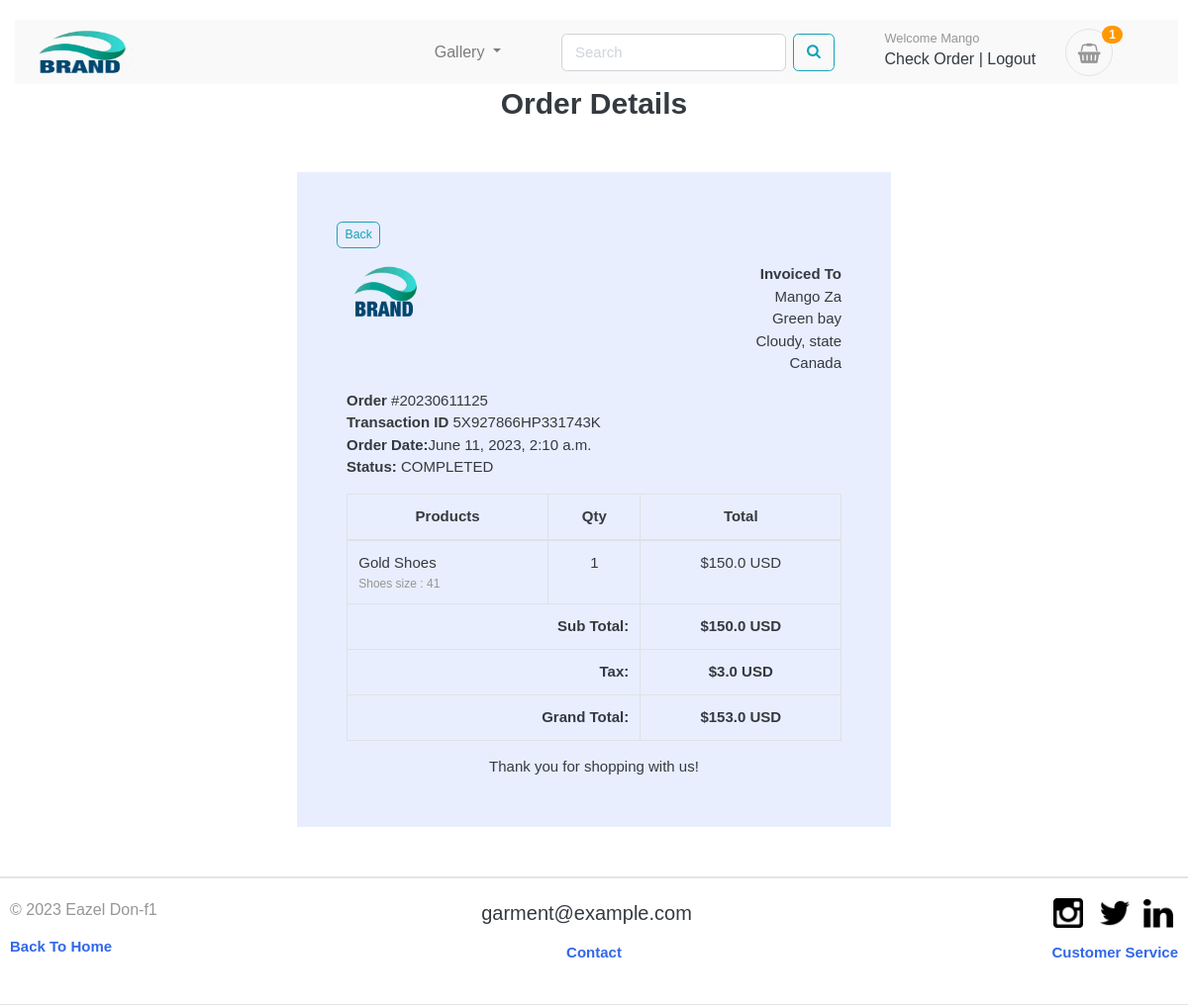
The page /accounts/order_detail/20230611125/ (signed in) on the database its author committed.
### accounts/models.py (models this page shows, shortened)
class Account(AbstractBaseUser):
   first_name       = models.CharField(max_length=50)
   last_name        = models.CharField(max_length=50)
   username         = models.CharField(max_length=50, unique=True)
   email            = models.CharField(max_length=50, unique=True)
   phone_number     = models.CharField(max_length=50)
   date_joined      = models.DateTimeField(auto_now_add=True)
   last_login       = models.DateTimeField(auto_now_add=True)
   is_admin         = models.BooleanField(default=False)
   is_staff         = models.BooleanField(default=False)
   is_active        = models.BooleanField(default=False)
   is_superadmin         = models.BooleanField(default=False)
   USERNAME_FIELD ='email'
   REQUIRED_FIELDS = ['username', 'first_name', 'last_name']
   objects = MyAccountManager()

### orders/models.py (models this page shows, shortened)
class Order(models.Model):
    STATUS = (
        ('New', 'New'),
        ('Accepted', 'Accepted'),
        ('Completed', 'Completed'),
        ('Cancelled', 'Cancelled'),
    )
    user = models.ForeignKey(Account, on_delete=models.SET_NULL, null=True)
    payment = models.ForeignKey(Payment, on_delete=models.SET_NULL, blank=True, null=True)
    order_number = models.CharField(max_length=20)
    first_name = models.CharField(max_length=50)
    last_name = models.CharField(max_length=50)
    phone = models.CharField(max_length=15)
    email = models.EmailField(max_length=50)
    address_line_1 = models.CharField(max_length=50)
    address_line_2 = models.CharField(max_length=50, blank=True)
    country = models.CharField(max_length=50)
    state = models.CharField(max_length=50)
    city = models.CharField(max_length=50)
    order_note = models.CharField(max_length=100, blank=True)
    order_total = models.FloatField()
    tax = models.FloatField()
    status = models.CharField(max_length=10, choices=STATUS, default='New')
    ip = models.CharField(blank=True, max_length=20)
    is_ordered = models.BooleanField(default=False)
    created_at = models.DateTimeField(auto_now_add=True)
    updated_at = models.DateTimeField(auto_now=True)
    def full_name(self):
        return f'{self.first_name} {self.last_name}'
    def full_address(self):
        return f'{self.address_line_1} {self.address_line_2}'

class Payment(models.Model):
    user = models.ForeignKey(Account, on_delete=models.CASCADE)
    payment_id = models.CharField(max_length=100)
    payment_method = models.CharField(max_length=100)
    amount_paid = models.CharField(max_length=100) # this a the total amount paid
    status = models.CharField(max_length=100)
    created_at = models.CharField(max_length=100)

class OrderProduct(models.Model):
    order = models.ForeignKey(Order, on_delete=models.CASCADE)
    payment = models.ForeignKey(Payment, on_delete=models.SET_NULL, blank=True, null=True)
    user = models.ForeignKey(Account, on_delete=models.CASCADE)
    product = models.ForeignKey(Product, on_delete=models.CASCADE)
    variations = models.ManyToManyField(Variation, blank=True)
    quantity = models.IntegerField()
    product_price = models.FloatField()
    ordered = models.BooleanField(default=False)
    created_at = models.DateTimeField(auto_now_add=True)
    updated_at = models.DateTimeField(auto_now=True)

### store/models.py (models this page shows, shortened)
class Product(models.Model):
    product_name = models.CharField(max_length=200, unique=True)
    slug = models.SlugField(max_length=200, unique=True)
    description = models.TextField(max_length=500, blank=True)
    price = models.IntegerField()
    images = models.ImageField(upload_to='photos/products')
    stock = models.IntegerField()
    is_available = models.BooleanField(default=True)
    category = models.ForeignKey(Category, on_delete=models.CASCADE)
    created_date = models.DateTimeField(auto_now_add=True)
    modified_date = models.DateTimeField(auto_now=True)

class Variation(models.Model):
    product = models.ForeignKey(Product, on_delete=models.CASCADE)
    variation_category = models.CharField(
        max_length=100, choices=variation_category_choice)
    variation_value = models.CharField(max_length=100,)
    is_active = models.BooleanField(default=100,)
    created_date = models.DateTimeField(auto_now=True)
    objects = VariationManager()

### accounts/views.py (the view)
# urls.py: path('order_detail/<int:order_id>/', views.order_detail, name='order_detail'),
@login_required(login_url='login')
def order_detail(request, order_id):
    order_detail = OrderProduct.objects.filter(order__order_number=order_id)
    order = Order.objects.get(order_number=order_id)
    subtotal = 0
    for i in order_detail:
        subtotal += i.product_price * i.quantity
    context = {
        'order_detail': order_detail,
        'order': order,
        'subtotal': subtotal,
    }
    return render(request, 'accounts/order_detail.html', context)

### templates/accounts/order_detail.html
{% extends 'base.html' %}
{% load static %}
{% block content %}
<h2 class="text-center">Order Details</h2>
<div class="container" style="margin: 0 auto;width: 50%;padding: 50px;background:rgb(49 103 235 / 11%);margin-top: 50px;margin-bottom: 50px;">
    <div class="row invoice row-printable">
        <a href="{% url 'my_orders' %}" class="btn btn-sm btn-outline-info mb-3">Back </a>
        <div class="col-md-12">
            <div class="panel panel-default plain" id="dash_0">
                <div class="panel-body p30">
                    <div class="row">
                        <div class="col-lg-6">
                            <div class="invoice-logo"><img src="{% static 'images/brand-11.png' %}" alt="Invoice logo" style="width:30%; height:40%;"></div>
                        </div>
                        <div class="col-lg-6">
                            <div class="invoice-from">
                                <ul class="list-unstyled text-right">
                                    <li><strong>Invoiced To</strong></li>
                                    <li>{{order.full_name}}</li>
                                    <li>{{order.full_address}}</li>
                                    <li>{{order.city}}, {{order.state}}</li>
                                    <li>{{order.country}}</li>
                                </ul>
                            </div>
                        </div>
                        <div class="col-lg-12">
                            <div class="invoice-details mt25">
                                <div class="well">
                                    <ul class="list-unstyled mb0">
                                        <li><strong>Order</strong> #{{order.order_number}}</li>
                                        <li><strong>Transaction ID</strong> {{order.payment.payment_id}}</li>
                                        <li><strong>Order Date:</strong>{{order.created_at}}</li>
                                        <li><strong>Status:</strong> {{order.payment.status}}</li>
                                    </ul>
                                </div>
                            </div>
                            <div class="invoice-items">
                                <div class="table-responsive" style="overflow: hidden; outline: none;" tabindex="0">
                                    <table class="table table-bordered">
                                        <thead>
                                            <tr>
                                                <th class="per70 text-center">Products</th>
                                                <th class="per5 text-center">Qty</th>
                                                <th class="per25 text-center">Total</th>
                                            </tr>
                                        </thead>
                                        <tbody>
                                          {% for item in order_detail %}
                                            <tr>
                                                <td>{{item.product.product_name}}
                                                  <p class="text-muted small">
                                          					{% if item.variations.all %}
                                          						{% for i in item.variations.all %}
                                          							{{ i.variation_category | capfirst }} : {{ i.variation_value | capfirst }} <br>
                                          						{% endfor %}
                                          					 {% endif %}
                                          				</p>
                                                </td>
                                                <td class="text-center">{{item.quantity}}</td>
                                                <td class="text-center">${{item.product_price}} USD</td>
                                            </tr>
                                          {% endfor %}
                                        </tbody>
                                        <tfoot>
                                            <tr>
                                                <th colspan="2" class="text-right">Sub Total:</th>
                                                <th class="text-center">${{subtotal}} USD</th>
                                            </tr>
                                            <tr>
                                                <th colspan="2" class="text-right">Tax:</th>
                                                <th class="text-center">${{order.tax}} USD</th>
                                            </tr>
                                            <tr>
                                                <th colspan="2" class="text-right">Grand Total:</th>
                                                <th class="text-center">${{order.order_total}} USD</th>
                                            </tr>
                                        </tfoot>
                                    </table>
                                </div>
                            </div>
                            <div class="invoice-footer mt25">
                                <p class="text-center">Thank you for shopping with us!</p>
                            </div>
                        </div>
                    </div>
                </div>
            </div>
        </div>
    </div>
    </div>
{% endblock %}

### templates/base.html (shortened to what this page needs)
{% load static %}
<!DOCTYPE HTML>
<html lang="en">
<head>
<link href="{% static 'css/bootstrap.css' %}" rel="stylesheet" type="text/css"/>
<link href="{% static 'fonts/fontawesome/css/all.min.css' %}" type="text/css" rel="stylesheet">
<link href="{% static 'css/ui.css' %}" rel="stylesheet" type="text/css"/>
<link href="{% static 'css/responsive.css' %}" rel="stylesheet" media="only screen and (max-width: 1200px)" />
<link rel="stylesheet" href="https://cdnjs.cloudflare.com/ajax/libs/font-awesome/4.7.0/css/font-awesome.min.css">
<link href="{% static 'css/custom.css' %}" rel="stylesheet" type="text/css"/>
</head>
<body>
{% include 'includes/navbar-part2.html'%}
{% block content %}{% endblock %}
{% include 'includes/footer.html'%}

### templates/includes/navbar-part2.html (shortened to what this page needs)
{% load static %}
<section class="header-main border-bottom">
	<div class="container">
 <nav class="navbar navbar-expand-lg navbar-light bg-light">
  <a  href="{% url 'home' %}"><img class="logo-center" src="{% static 'images/brand-11.png' %}"></a>
  <div class="collapse navbar-collapse" id="navbarSupportedContent">
      <ul class="navbar-nav mr-auto">
        <li class="nav-item dropdown">
        <a class="nav-link dropdown-toggle" href="#" id="navbarDropdown" role="button" data-toggle="dropdown" aria-haspopup="true" aria-expanded="false">
          Gallery
        </a>
      </li>
      </ul>
       <ul class="navbar-nav mr-auto">
        <li class="nav-item">
            <form action="{% url 'search' %}" class="form-inline my-2 my-lg-0 search" method='GET'>
        <input type="text" class="form-control  mr-sm-2"  placeholder="Search" name="keyword" required>
        <button class="btn btn-outline-info my-2 my-sm-0" type="submit"><i class="fa fa-search"></i></button>
    </form>
        </li>
      </ul>
 <ul class="navbar-nav mr-auto">
     <li  class="nav-item">
				<div class="d-flex justify-content-end mb-3 mb-lg-0">
				{% if user.id is None %}
					<div class="widget-header">
						<small class="title text-muted"></small>
						<div>
							<a href="{% url 'login' %}">Login</a> <span class="dark-transp"> | </span>
							<a href="{% url 'register' %}"> Register</a>
						</div>
                  {% else %}
						<div class="widget-header">
						<small class="title text-muted">Welcome {{user.first_name}}</small>
						<div>
							<a href="{% url 'dashboard' %}">Check Order</a> <span class="dark-transp"> | </span>
							<a href="{% url 'logout' %}"> Logout</a>
						</div>
						{% endif %}
					</div>
					<a href="{% url 'cart' %}" class="widget-header pl-3 ml-3">
					   <div class="icon icon-sm rounded-circle border"><i class="fa fa-shopping-basket"></i></div>
						<span class="badge badge-info notify">{{cart_count}}</span>
					</a>
				</div>
			</div>
  </div>

### templates/includes/footer.html (shortened to what this page needs)
{% load static %}
<footer class="section-footer border-top">
	<div class="container">
		<section class="footer-bottom border-top row">
			<div class="col-md-2">
				<p class="text-muted footer-by"> &copy 2023 Eazel Don-f1 </p>
				<h6><a href="{% url 'home' %}">Back To Home</a></h6>
			</div>
			<div class="col-md-8 text-md-center footer-email">
				<span  class="px-2 mr-3">garment@example.com</span>
				<p><h6><a href="#">Contact</a></h6></p>
			</div>
			<div class="col-md-2 text-md-right text-muted">
				<img class="ml-2" src="{% static 'images/icon-media/instagram.png' %}" style="width:30px; height:30px;" alt="instagram">
				<img class="ml-2" src="{% static 'images/icon-media/twitter.png' %}" style="width:30px; height:30px;" alt="twitter">
				<img class="ml-" src="{% static 'images/icon-media/linkedin.png' %}" style="width:30px; height:30px;" alt="linkedin">
				<p><h6><a class="mt-5" href="#">Customer Service</a></h6></p>
			</div>
		</section>
	</div>
</footer>
</body>
</html>

### rows shown on the page
Account: first_name "Mango"
Order: full_name "Mango Za", full_address "Green bay", city "Cloudy", state "state", country "Canada", order_number "20230611125", payment.payment_id "5X927866HP331743K", created_at "June 11, 2023, 2:10 a.m.", payment.status "COMPLETED", tax "3.0", order_total "153.0"
OrderProduct: product.product_name "Gold Shoes", quantity "1", product_price "150.0"
Variation: variation_category "Shoes size", variation_value "41"

### other values the page prints
{{ cart_count }} "1"
{{ subtotal }} "150.0"
